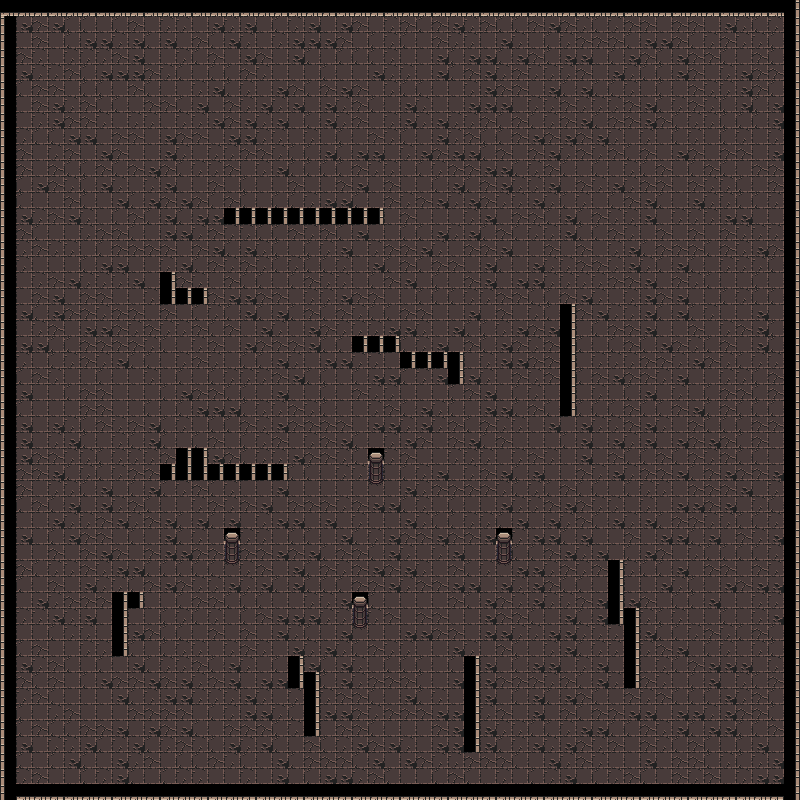

A level layout from a 2D game, rendered from its tile map. Below: a short description, then the map file with tile-grid data replaced by summaries:
An orthogonal 50x50 tile map with 16x16 px tiles, 1 tile layer (Tile Layer 1).

<map version="1.4" tiledversion="1.4.3" orientation="orthogonal" renderorder="left-up" width="50" height="50" tilewidth="16" tileheight="16" infinite="0" nextlayerid="2" nextobjectid="1">
 <tileset firstgid="1" source="please.tsx" />
 <layer id="1" name="Tile Layer 1" width="50" height="50">
  <data>[2500 cells, 2500 non-empty, 13 distinct tile ids]</data>
 </layer>
</map>
